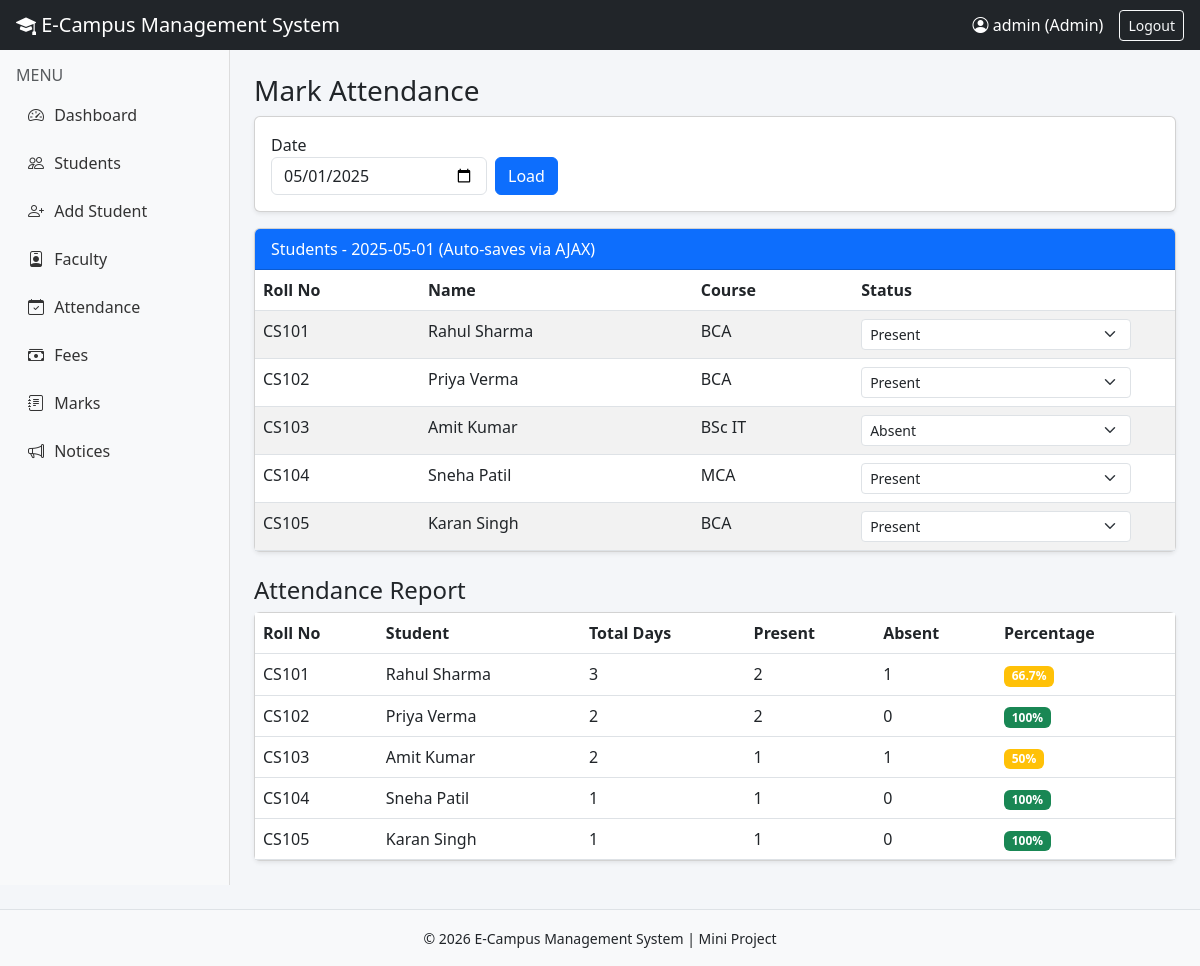
Page /attendance.php?date=2025-05-01 (signed in) on the committed database.
### tables this page shows
CREATE TABLE students (
    id INT AUTO_INCREMENT PRIMARY KEY,
    roll_no VARCHAR(20) NOT NULL UNIQUE,
    name VARCHAR(100) NOT NULL,
    email VARCHAR(100),
    phone VARCHAR(15),
    course VARCHAR(50),
    year VARCHAR(10),
    address TEXT,
    created_at TIMESTAMP DEFAULT CURRENT_TIMESTAMP
);

### attendance.php (the view, shortened to what this page needs)
<?php
include 'config/db.php';
include 'includes/header.php';
$date = $_GET['date'] ?? date('Y-m-d');
$students = $conn->query("SELECT * FROM students ORDER BY roll_no");
?>
<h3>Mark Attendance</h3>
<div class="card shadow-sm mb-3">
    <div class="card-body">
        <form method="GET" class="row g-2 align-items-end">
            <div class="col-md-3">
                <label>Date</label>
                <input type="date" id="att_date" name="date" class="form-control" value="<?php echo $date; ?>">
            </div>
            <div class="col-md-2">
                <button class="btn btn-primary">Load</button>
            </div>
        </form>
    </div>
</div>
<div class="card shadow-sm">
    <div class="card-header bg-primary text-white">Students - <?php echo $date; ?> (Auto-saves via AJAX)</div>
    <table class="table table-striped mb-0">
        <thead><tr><th>Roll No</th><th>Name</th><th>Course</th><th>Status</th><th></th></tr></thead>
        <tbody>
            <?php while ($s = $students->fetch_assoc()):
                $st = $conn->prepare("SELECT status FROM attendance WHERE student_id=? AND att_date=?");
                $st->bind_param("is", $s['id'], $date);
                $st->execute();
                $cur = $st->get_result()->fetch_assoc();
                $curStatus = $cur['status'] ?? '';
            ?>
            <tr>
                <td><?php echo $s['roll_no']; ?></td>
                <td><?php echo htmlspecialchars($s['name']); ?></td>
                <td><?php echo $s['course']; ?></td>
                <td>
                    <select class="form-select form-select-sm att-status" data-sid="<?php echo $s['id']; ?>">
                        <option value="Present" <?php if($curStatus=='Present') echo 'selected'; ?>>Present</option>
                        <option value="Absent" <?php if($curStatus=='Absent') echo 'selected'; ?>>Absent</option>
                    </select>
                </td>
                <td><span id="msg-<?php echo $s['id']; ?>"></span></td>
            </tr>
            <?php endwhile; ?>
        </tbody>
    </table>
</div>
<h4 class="mt-4">Attendance Report</h4>
<div class="card shadow-sm">
    <table class="table mb-0">
        <thead><tr><th>Roll No</th><th>Student</th><th>Total Days</th><th>Present</th><th>Absent</th><th>Percentage</th></tr></thead>
        <tbody>
            <?php
            $rep = $conn->query("SELECT s.roll_no, s.name,
                COUNT(a.id) as total,
                SUM(CASE WHEN a.status='Present' THEN 1 ELSE 0 END) as present,
                SUM(CASE WHEN a.status='Absent' THEN 1 ELSE 0 END) as absent
                FROM students s LEFT JOIN attendance a ON s.id=a.student_id GROUP BY s.id");
            while ($r = $rep->fetch_assoc()):
                $pct = $r['total'] > 0 ? round(($r['present']/$r['total'])*100, 1) : 0;
            ?>
            <tr>
                <td><?php echo $r['roll_no']; ?></td>
                <td><?php echo htmlspecialchars($r['name']); ?></td>
                <td><?php echo $r['total']; ?></td>
                <td><?php echo $r['present']; ?></td>
                <td><?php echo $r['absent']; ?></td>
                <td><span class="badge bg-<?php echo $pct>=75?'success':($pct>=50?'warning':'danger'); ?>"><?php echo $pct; ?>%</span></td>
            </tr>
            <?php endwhile; ?>
        </tbody>
    </table>
</div>
<?php include 'includes/footer.php'; ?>

### assets/css/style.css (style rules this page uses)
body { font-family: 'Segoe UI', Tahoma, sans-serif; background: #f4f6f9; margin: 0; }
table th { background: #0d6efd; color: white; }

### rows in the picture
students: roll_no "CS101", name "Rahul Sharma", course "BCA", id "Present"
students: roll_no "CS102", name "Priya Verma", course "BCA", id "Present"
students: roll_no "CS103", name "Amit Kumar", course "BSc IT", id "Absent"
students: roll_no "CS104", name "Sneha Patil", course "MCA", id "Present"
students: roll_no "CS105", name "Karan Singh", course "BCA", id "Present"

### other values in the picture
$username "admin"
$role "Admin"
$date "2025-05-01"
$r['roll_no'] "CS101"
$r['name'] "Rahul Sharma"
$r['total'] "3"
$r['present'] "2"
$r['absent'] "1"
$pct "66.7"
$r['roll_no'] "CS102"
$r['name'] "Priya Verma"
$r['total'] "2"
$r['absent'] "0"
$pct "100"
$r['roll_no'] "CS103"
